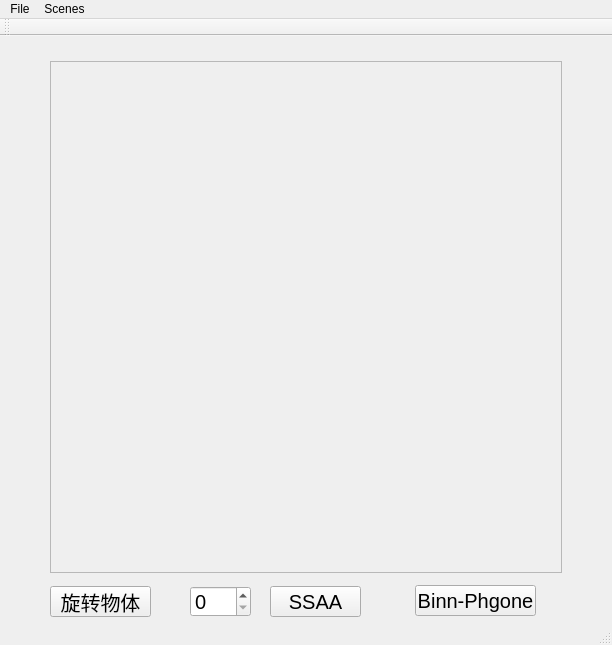
<?xml version="1.0" encoding="UTF-8"?>
<ui version="4.0">
 <class>MainWindow</class>
 <widget class="QMainWindow" name="MainWindow">
  <property name="geometry">
   <rect>
    <x>0</x>
    <y>0</y>
    <width>612</width>
    <height>645</height>
   </rect>
  </property>
  <property name="windowTitle">
   <string>MainWindow</string>
  </property>
  <widget class="QWidget" name="centralWidget">
   <widget class="QGraphicsView" name="scene_display">
    <property name="enabled">
     <bool>false</bool>
    </property>
    <property name="geometry">
     <rect>
      <x>50</x>
      <y>25</y>
      <width>512</width>
      <height>512</height>
     </rect>
    </property>
    <property name="verticalScrollBarPolicy">
     <enum>Qt::ScrollBarPolicy::ScrollBarAlwaysOff</enum>
    </property>
    <property name="horizontalScrollBarPolicy">
     <enum>Qt::ScrollBarPolicy::ScrollBarAlwaysOff</enum>
    </property>
    <property name="sizeAdjustPolicy">
     <enum>QAbstractScrollArea::SizeAdjustPolicy::AdjustToContents</enum>
    </property>
    <property name="interactive">
     <bool>false</bool>
    </property>
   </widget>
   <widget class="QPushButton" name="rotateModelBtn">
    <property name="geometry">
     <rect>
      <x>50</x>
      <y>550</y>
      <width>101</width>
      <height>31</height>
     </rect>
    </property>
    <property name="font">
     <font>
      <pointsize>15</pointsize>
     </font>
    </property>
    <property name="text">
     <string>旋转物体</string>
    </property>
   </widget>
   <widget class="QPushButton" name="SSAABtn">
    <property name="geometry">
     <rect>
      <x>270</x>
      <y>550</y>
      <width>91</width>
      <height>31</height>
     </rect>
    </property>
    <property name="font">
     <font>
      <pointsize>15</pointsize>
     </font>
    </property>
    <property name="text">
     <string>SSAA</string>
    </property>
   </widget>
   <widget class="QSpinBox" name="simpleSpin">
    <property name="geometry">
     <rect>
      <x>190</x>
      <y>550</y>
      <width>61</width>
      <height>31</height>
     </rect>
    </property>
    <property name="font">
     <font>
      <pointsize>15</pointsize>
     </font>
    </property>
   </widget>
   <widget class="QPushButton" name="shdingBtn">
    <property name="geometry">
     <rect>
      <x>415</x>
      <y>549</y>
      <width>121</width>
      <height>31</height>
     </rect>
    </property>
    <property name="font">
     <font>
      <pointsize>15</pointsize>
     </font>
    </property>
    <property name="text">
     <string>Binn-Phgone</string>
    </property>
   </widget>
  </widget>
  <widget class="QMenuBar" name="menuBar">
   <property name="geometry">
    <rect>
     <x>0</x>
     <y>0</y>
     <width>612</width>
     <height>18</height>
    </rect>
   </property>
   <widget class="QMenu" name="menuFile">
    <property name="title">
     <string>File</string>
    </property>
    <addaction name="actionLoad_Scene"/>
    <addaction name="actionSave_Image"/>
    <addaction name="actionQuit_Esc"/>
   </widget>
   <widget class="QMenu" name="menuScenes">
    <property name="title">
     <string>Scenes</string>
    </property>
    <addaction name="actionEquilateral_Triangle"/>
   </widget>
   <addaction name="menuFile"/>
   <addaction name="menuScenes"/>
  </widget>
  <widget class="QToolBar" name="mainToolBar">
   <attribute name="toolBarArea">
    <enum>TopToolBarArea</enum>
   </attribute>
   <attribute name="toolBarBreak">
    <bool>false</bool>
   </attribute>
  </widget>
  <widget class="QStatusBar" name="statusBar"/>
  <action name="actionLoad_Scene">
   <property name="text">
    <string>Load Scene (Ctrl+O)</string>
   </property>
   <property name="shortcut">
    <string>Ctrl+O</string>
   </property>
  </action>
  <action name="actionSave_Image">
   <property name="text">
    <string>Save Image (Ctrl+S)</string>
   </property>
   <property name="shortcut">
    <string>Ctrl+S</string>
   </property>
  </action>
  <action name="actionEquilateral_Triangle">
   <property name="text">
    <string>Equilateral Triangle</string>
   </property>
  </action>
  <action name="actionQuit_Esc">
   <property name="text">
    <string>Quit (Esc)</string>
   </property>
  </action>
 </widget>
 <layoutdefault spacing="6" margin="11"/>
 <resources/>
 <connections/>
</ui>
